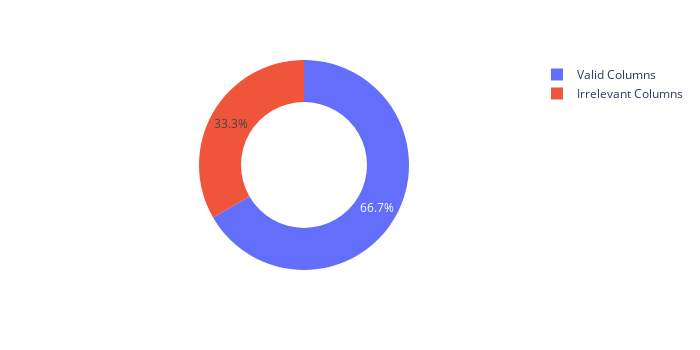

The cell this chart's notebook holds for it:
### Code cell
# Plot a pie chart to show the total number of irrelevant columns and total valid columns
irrelevant_columns_figure = px.pie(
    values=[day_df.shape[1] - len(irrelevant_columns), len(irrelevant_columns)],
    names=['Valid Columns', 'Irrelevant Columns'],
    hole=0.6,
    width=700,
    height=350)
# irrelevant_columns_figure.update_traces(textinfo='value', textfont_size=12,
#                   marker=dict(line=dict(color='#000000', width=2)))
irrelevant_columns_figure.show()

### Figure 1 — Plotly figure (JSON) as saved in the notebook; plotly's stock layout.template omitted (floating-point values rounded to 4 significant figures)
{"data": [{"domain": {"x": [0, 1], "y": [0, 1]}, "hole": 0.6, "hovertemplate": "label=%{label}<br>value=%{value}<extra></extra>", "labels": ["Valid Columns", "Irrelevant Columns"], "legendgroup": "", "name": "", "showlegend": true, "type": "pie", "values": [8, 4]}], "layout": {"height": 350, "legend": {"tracegroupgap": 0}, "margin": {"t": 60}, "width": 700}}
